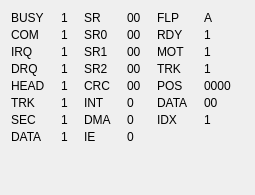
       <widget class="QWidget" name="fdcTab">
        <attribute name="icon">
         <iconset resource="../xpeccy.qrc">
          <normaloff>:/images/floppy.png</normaloff>:/images/floppy.png</iconset>
        </attribute>
        <attribute name="title">
         <string/>
        </attribute>
        <attribute name="toolTip">
         <string>Disk interface</string>
        </attribute>
        <layout class="QGridLayout" name="gridLayout_2">
         <property name="horizontalSpacing">
          <number>16</number>
         </property>
         <property name="verticalSpacing">
          <number>3</number>
         </property>
         <item row="5" column="0">
          <widget class="QLabel" name="label_31">
           <property name="text">
            <string>TRK</string>
           </property>
          </widget>
         </item>
         <item row="4" column="0">
          <widget class="QLabel" name="label_38">
           <property name="text">
            <string>HEAD</string>
           </property>
          </widget>
         </item>
         <item row="12" column="0">
          <spacer name="verticalSpacer_3">
           <property name="orientation">
            <enum>Qt::Vertical</enum>
           </property>
           <property name="sizeHint" stdset="0">
            <size>
             <width>20</width>
             <height>40</height>
            </size>
           </property>
          </spacer>
         </item>
         <item row="0" column="0">
          <widget class="QLabel" name="label_29">
           <property name="text">
            <string>BUSY</string>
           </property>
          </widget>
         </item>
         <item row="3" column="0">
          <widget class="QLabel" name="label_32">
           <property name="text">
            <string>DRQ</string>
           </property>
          </widget>
         </item>
         <item row="1" column="0">
          <widget class="QLabel" name="label_40">
           <property name="text">
            <string>COM</string>
           </property>
          </widget>
         </item>
         <item row="8" column="1">
          <widget class="QLabel" name="fdcDataL">
           <property name="text">
            <string>1</string>
           </property>
          </widget>
         </item>
         <item row="2" column="0">
          <widget class="QLabel" name="label_30">
           <property name="text">
            <string>IRQ</string>
           </property>
          </widget>
         </item>
         <item row="1" column="1">
          <widget class="QLabel" name="fdcComL">
           <property name="text">
            <string>1</string>
           </property>
          </widget>
         </item>
         <item row="2" column="1">
          <widget class="QLabel" name="fdcIrqL">
           <property name="text">
            <string>1</string>
           </property>
          </widget>
         </item>
         <item row="8" column="0">
          <widget class="QLabel" name="label_34">
           <property name="text">
            <string>DATA</string>
           </property>
          </widget>
         </item>
         <item row="0" column="1">
          <widget class="QLabel" name="fdcBusyL">
           <property name="text">
            <string>1</string>
           </property>
          </widget>
         </item>
         <item row="3" column="1">
          <widget class="QLabel" name="fdcDrqL">
           <property name="text">
            <string>1</string>
           </property>
          </widget>
         </item>
         <item row="4" column="1">
          <widget class="QLabel" name="fdcHeadL">
           <property name="text">
            <string>1</string>
           </property>
          </widget>
         </item>
         <item row="5" column="1">
          <widget class="QLabel" name="fdcTrkL">
           <property name="text">
            <string>1</string>
           </property>
          </widget>
         </item>
         <item row="6" column="1">
          <widget class="QLabel" name="fdcSecL">
           <property name="text">
            <string>1</string>
           </property>
          </widget>
         </item>
         <item row="6" column="0">
          <widget class="QLabel" name="label_33">
           <property name="text">
            <string>SEC</string>
           </property>
          </widget>
         </item>
         <item row="0" column="5">
          <widget class="QLabel" name="flpCurL">
           <property name="text">
            <string>A</string>
           </property>
          </widget>
         </item>
         <item row="12" column="5">
          <spacer name="horizontalSpacer">
           <property name="orientation">
            <enum>Qt::Horizontal</enum>
           </property>
           <property name="sizeHint" stdset="0">
            <size>
             <width>40</width>
             <height>20</height>
            </size>
           </property>
          </spacer>
         </item>
         <item row="0" column="4">
          <widget class="QLabel" name="label_36">
           <property name="text">
            <string>FLP</string>
           </property>
          </widget>
         </item>
         <item row="1" column="2">
          <widget class="QLabel" name="label_45">
           <property name="text">
            <string>SR0</string>
           </property>
          </widget>
         </item>
         <item row="0" column="2">
          <widget class="QLabel" name="label_43">
           <property name="text">
            <string>SR</string>
           </property>
          </widget>
         </item>
         <item row="0" column="3">
          <widget class="QLabel" name="fdcStateL">
           <property name="text">
            <string>00</string>
           </property>
          </widget>
         </item>
         <item row="1" column="5">
          <widget class="QLabel" name="flpRdyL">
           <property name="text">
            <string>1</string>
           </property>
          </widget>
         </item>
         <item row="1" column="4">
          <widget class="QLabel" name="label_41">
           <property name="text">
            <string>RDY</string>
           </property>
          </widget>
         </item>
         <item row="2" column="5">
          <widget class="QLabel" name="flpMotL">
           <property name="text">
            <string>1</string>
           </property>
          </widget>
         </item>
         <item row="2" column="4">
          <widget class="QLabel" name="label_35">
           <property name="text">
            <string>MOT</string>
           </property>
          </widget>
         </item>
         <item row="3" column="5">
          <widget class="QLabel" name="flpTrkL">
           <property name="text">
            <string>1</string>
           </property>
          </widget>
         </item>
         <item row="3" column="4">
          <widget class="QLabel" name="label_37">
           <property name="text">
            <string>TRK</string>
           </property>
          </widget>
         </item>
         <item row="4" column="5">
          <widget class="QLabel" name="flpPosL">
           <property name="text">
            <string>0000</string>
           </property>
          </widget>
         </item>
         <item row="4" column="4">
          <widget class="QLabel" name="label_39">
           <property name="text">
            <string>POS</string>
           </property>
          </widget>
         </item>
         <item row="5" column="5">
          <widget class="QLabel" name="flpDataL">
           <property name="text">
            <string>00</string>
           </property>
          </widget>
         </item>
         <item row="5" column="4">
          <widget class="QLabel" name="label_42">
           <property name="text">
            <string>DATA</string>
           </property>
          </widget>
         </item>
         <item row="6" column="5">
          <widget class="QLabel" name="flpIdxL">
           <property name="text">
            <string>1</string>
           </property>
          </widget>
         </item>
         <item row="6" column="4">
          <widget class="QLabel" name="label_44">
           <property name="text">
            <string>IDX</string>
           </property>
          </widget>
         </item>
         <item row="2" column="2">
          <widget class="QLabel" name="label_46">
           <property name="text">
            <string>SR1</string>
           </property>
          </widget>
         </item>
         <item row="3" column="2">
          <widget class="QLabel" name="label_47">
           <property name="text">
            <string>SR2</string>
           </property>
          </widget>
         </item>
         <item row="1" column="3">
          <widget class="QLabel" name="fdcSr0L">
           <property name="text">
            <string>00</string>
           </property>
          </widget>
         </item>
         <item row="2" column="3">
          <widget class="QLabel" name="fdcSr1L">
           <property name="text">
            <string>00</string>
           </property>
          </widget>
         </item>
         <item row="3" column="3">
          <widget class="QLabel" name="fdcSr2L">
           <property name="text">
            <string>00</string>
           </property>
          </widget>
         </item>
         <item row="4" column="2">
          <widget class="QLabel" name="label_2">
           <property name="text">
            <string>CRC</string>
           </property>
          </widget>
         </item>
         <item row="4" column="3">
          <widget class="QLabel" name="flpCRC">
           <property name="text">
            <string>00</string>
           </property>
          </widget>
         </item>
         <item row="5" column="2">
          <widget class="QLabel" name="label_8">
           <property name="text">
            <string>INT</string>
           </property>
          </widget>
         </item>
         <item row="6" column="2">
          <widget class="QLabel" name="label_10">
           <property name="text">
            <string>DMA</string>
           </property>
          </widget>
         </item>
         <item row="5" column="3">
          <widget class="QLabel" name="flpInt">
           <property name="text">
            <string>0</string>
           </property>
          </widget>
         </item>
         <item row="6" column="3">
          <widget class="QLabel" name="flpDma">
           <property name="text">
            <string>0</string>
           </property>
          </widget>
         </item>
         <item row="8" column="2">
          <widget class="QLabel" name="label_11">
           <property name="text">
            <string>IE</string>
           </property>
          </widget>
         </item>
         <item row="8" column="3">
          <widget class="QLabel" name="flpIntEn">
           <property name="text">
            <string>0</string>
           </property>
          </widget>
         </item>
        </layout>
       </widget>
